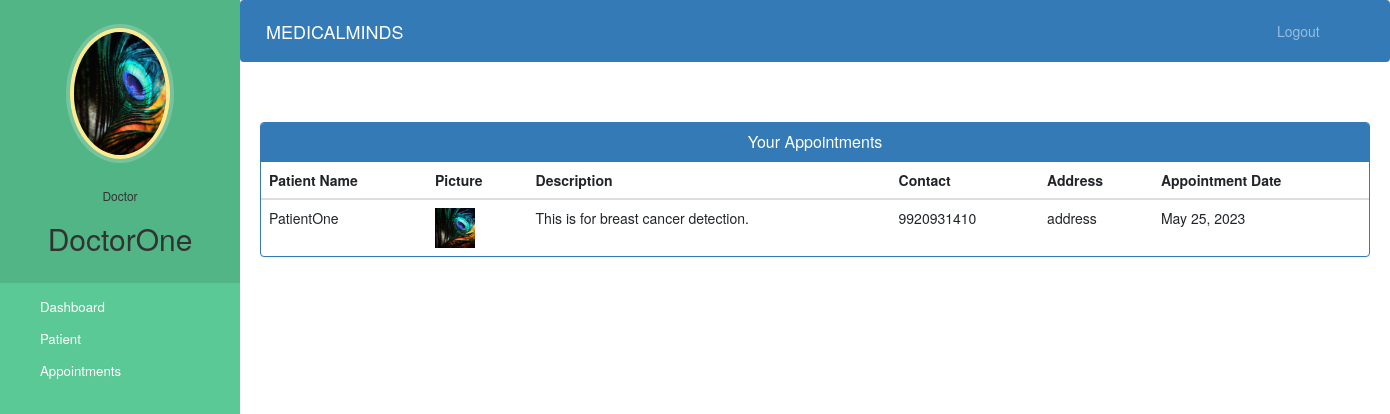
The app's page /doctor-view-appointment (signed in) with its own data.
### hospital/models.py (models this page shows, shortened)
class Doctor(models.Model):
    user=models.OneToOneField(User,on_delete=models.CASCADE)
    profile_pic= models.ImageField(upload_to='profile_pic/DoctorProfilePic/',null=True,blank=True)
    address = models.CharField(max_length=40)
    mobile = models.CharField(max_length=20,null=True)
    department= models.CharField(max_length=50,choices=departments,default='Breast Cancer Specialist')
    status=models.BooleanField(default=False)

class Appointment(models.Model):
    patientId=models.PositiveIntegerField(null=True)
    doctorId=models.PositiveIntegerField(null=True)
    patientName=models.CharField(max_length=40,null=True)
    doctorName=models.CharField(max_length=40,null=True)
    appointmentDate=models.DateField(auto_now=True)
    description=models.TextField(max_length=500)
    status=models.BooleanField(default=False)

class Patient(models.Model):
    user=models.OneToOneField(User,on_delete=models.CASCADE)
    profile_pic= models.ImageField(upload_to='profile_pic/PatientProfilePic/',null=True,blank=True)
    address = models.CharField(max_length=40)
    mobile = models.CharField(max_length=20,null=False)
    symptoms = models.CharField(max_length=100,null=False)
    assignedDoctorId = models.PositiveIntegerField(null=True)
    admitDate=models.DateField(auto_now=True)
    status=models.BooleanField(default=False)

### hospital/views.py (the view)
# urls.py: path('doctor-view-appointment', views.doctor_view_appointment_view,name='doctor-view-appointment'),
@login_required(login_url='doctorlogin')
@user_passes_test(is_doctor)
def doctor_view_appointment_view(request):
    doctor=models.Doctor.objects.get(user_id=request.user.id) #for profile picture of doctor in sidebar
    appointments=models.Appointment.objects.all().filter(status=True,doctorId=request.user.id)
    patientid=[]
    for a in appointments:
        patientid.append(a.patientId)
    patients=models.Patient.objects.all().filter(status=True,user_id__in=patientid)
    appointments=zip(appointments,patients)
    return render(request,'hospital/doctor_view_appointment.html',{'appointments':appointments,'doctor':doctor})

### hospital/views.py (called while the page is built)
def is_doctor(user):
    return user.groups.filter(name='DOCTOR').exists()

### templates/hospital/doctor_view_appointment.html (shortened to what this page needs)
{% extends 'hospital/doctor_base.html' %} {% block content %} {% load static %}
<head>
	<link href="//netdna.bootstrapcdn.com/bootstrap/3.0.0/css/bootstrap.min.css" rel="stylesheet" id="bootstrap-css"/>
</head>
<div class="container">
	<div class="panel panel-primary">
		<div class="panel-heading">
			<h6 class="panel-title">Your Appointments</h6>
		</div>
		<table class="table table-hover" id="dev-table">
			<thead>
				<tr>
					<th>Patient Name</th>
					<th>Picture</th>
					<th>Description</th>
					<th>Contact</th>
					<th>Address</th>
					<th>Appointment Date</th>
				</tr>
			</thead>
			{% for a,p in appointments %}
			<tr>
				<td>{{a.patientName}}</td>
				<td>
					<img src="{% static p.profile_pic.url %}" alt="Profile Pic" height="40px" width="40px"/>
				</td>
				<td>{{a.description}}</td>
				<td>{{p.mobile}}</td>
				<td>{{p.address}}</td>
				<td>{{a.appointmentDate}}</td>
			</tr>
			{% endfor %}
		</table>
	</div>
</div>
{% endblock content %}

### templates/hospital/doctor_base.html (shortened to what this page needs)
<!DOCTYPE html>
{% load static %}
<html lang="en">
	<head>
		<link
			rel="stylesheet"
			href="https://stackpath.bootstrapcdn.com/bootstrap/4.3.1/css/bootstrap.min.css"
		/>
		<link
			rel="stylesheet"
			href="https://maxcdn.bootstrapcdn.com/font-awesome/4.7.0/css/font-awesome.min.css"
		/>
	</head>
	<body>
		<nav class="menu" tabindex="0">
			<header class="avatar">
				<img src="{% static doctor.profile_pic.url %}" alt="Profile Pic" />
				<br /><br />
				<h6>Doctor</h6>
				<h2>{{request.user.first_name}}</h2>
			</header>
			<ul>
				<li tabindex="0" class="icon-dashboard">
					<a
						style="color: white; text-decoration: none"
						href="/doctor-dashboard"
						><span>Dashboard</span></a
					>
				</li>
				<li tabindex="0" class="icon-users">
					<a style="color: white; text-decoration: none" href="/doctor-patient"
						><span>Patient</span></a
					>
				</li>
				<li tabindex="0" class="icon-calendar">
					<a
						style="color: white; text-decoration: none"
						href="/doctor-appointment"
						><span>Appointments</span></a
					>
				</li>
			</ul>
		</nav>
		<main>
			<div class="bs-example">
				<nav
					class="navbar navbar-expand-md navbar-dark fixed-top"
					style="background: #337ab7"
				>
					<a href="/doctor-dashboard" class="navbar-brand">MEDICALMINDS</a>
					<div
						class="collapse navbar-collapse justify-content-between"
						id="navbarCollapse"
					>
						<div class="navbar-nav" style="margin-left: 90%">
							<a href="/logout" class="nav-item nav-link">Logout</a>
						</div>
					</div>
				</nav>
			</div>
			<br /><br />
			{% block content %} {% endblock content %}
		</main>
	</body>
</html>

### templates/hospital/doctor_base.html (style rules this page uses)
a:link { text-decoration: none; }
a { color: white; }
body { padding-left: 240px; }
main { position: relative; height: 100vh; }
.menu { background: #5bc995; height: 100vh; width: 240px; position: fixed; top: 0px; left: 0; z-index: 5; outline: none; }
.menu .avatar { background: rgba(0, 0, 0, 0.1); padding: 2em 0.5em; text-align: center; }
.menu .avatar img { width: 100px; border-radius: 50%; overflow: hidden; border: 4px solid #ffea92; box-shadow: 0 0 0 4px rgba(255, 255, 255, 0.2); }
.menu .avatar h2 { font-weight: normal; margin-bottom: 0; }
.menu ul { list-style: none; padding: 0.5em 0; margin: 0; }
.menu ul li { padding: 0.5em 1em 0.5em 3em; font-size: 0.95em; font-weight: regular; background-repeat: no-repeat; background-position: left 15px center; background-size: auto 20px; transition: all 0.15s linear; cursor: pointer; }
.menu ul li.icon-dashboard { background-image: url("http://www.entypo.com/images//gauge.svg"); }
.menu ul li.icon-users { background-image: url("http://www.entypo.com/images//users.svg"); }
.menu ul li.icon-calendar { background-image: url("http://www.entypo.com/images//calendar.svg"); }

### templates/hospital/doctor_view_appointment.html (style rules this page uses)
a:link { text-decoration: none; }
h6 { text-align: center; }

### records on screen
Doctor: profile_pic (picture)
Appointment: patientName "PatientOne", profile_pic (picture), description "This is for breast cancer detection.", mobile "9920931410", address "address", appointmentDate "May 25, 2023"

### other values on screen
{{ request.user.first_name }} "DoctorOne"
